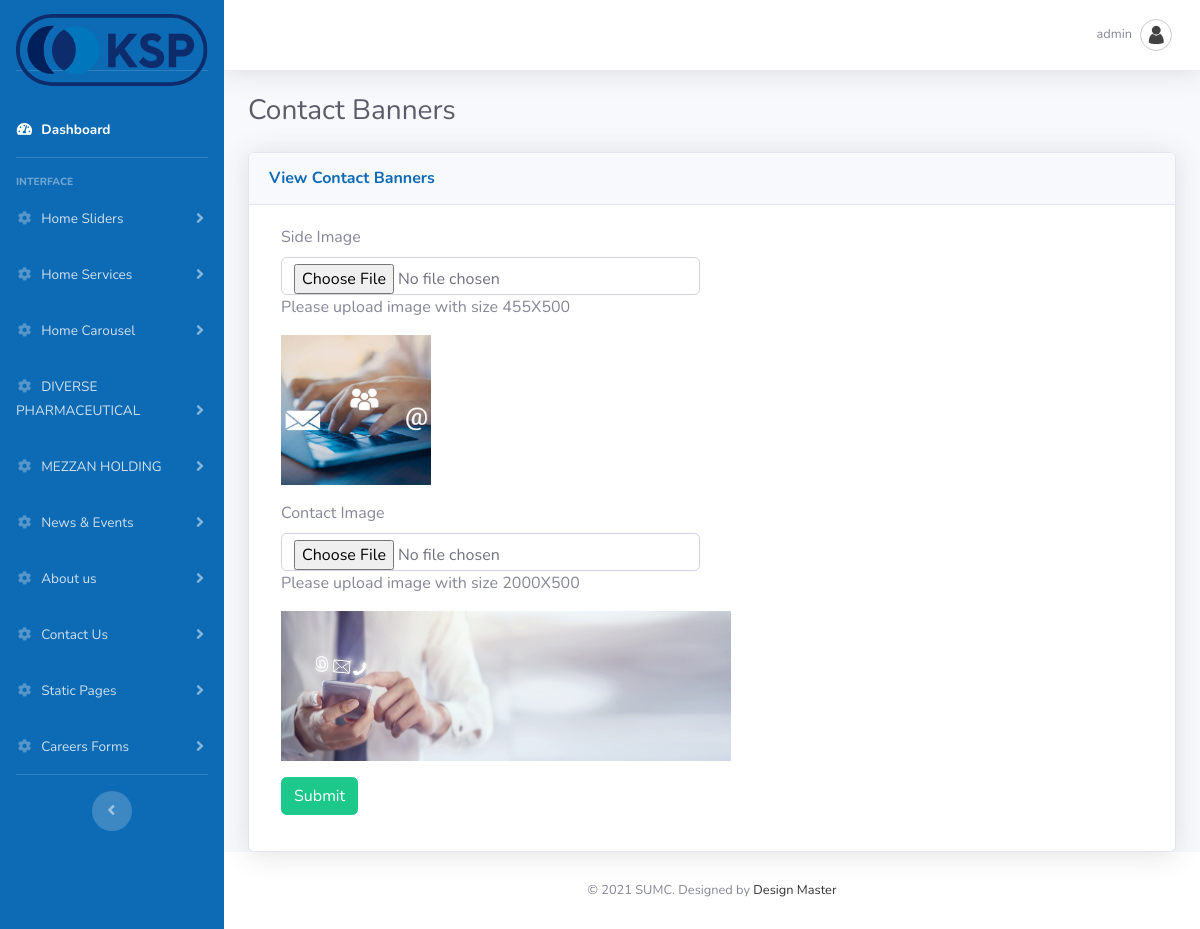
Page /admin/edit_contactbanner.php (signed in) on the committed database.
### tables this page shows
CREATE TABLE `sumc_adminuser` (
  `id` int(11) NOT NULL,
  `username` varchar(225) NOT NULL,
  `password` varchar(225) NOT NULL,
  `email` varchar(225) NOT NULL,
  `status` int(11) NOT NULL,
  `date` datetime NOT NULL
);

CREATE TABLE `sumc_banners` (
  `id` int(11) NOT NULL,
  `health_banner` varchar(255) NOT NULL,
  `healthside_banner` varchar(255) NOT NULL,
  `award_banner` varchar(255) NOT NULL,
  `awardside_banner` varchar(255) NOT NULL,
  `partners_banner` varchar(255) NOT NULL,
  `partnerside_banner` varchar(255) NOT NULL,
  `contact_banner` varchar(255) NOT NULL,
  `contactside_banner` varchar(255) NOT NULL,
  `career_banner` varchar(255) NOT NULL,
  `careerside_banner` varchar(255) NOT NULL,
  `terms_banner` varchar(255) NOT NULL,
  `privacy_banner` varchar(255) NOT NULL,
  `news_banner` varchar(255) NOT NULL,
  `project_banner` varchar(255) NOT NULL
);

### admin/edit_contactbanner.php (the view, shortened to what this page needs)
<?php
include_once("connection.php");
if(isset($_REQUEST['id'])) {
$id = ($_REQUEST['id'])? $_REQUEST['id'] : 1;
}
else {
	$id = 1;
}
$contact_banner="";
$contactside_banner="";
if($id != 0) {
$booth_features_sql = mysqli_query($connection,"select * from sumc_banners where id=".$id);
$booth_features_result = mysqli_fetch_array($booth_features_sql);
$contactside_banner = $booth_features_result['contactside_banner'];
$contact_banner = $booth_features_result['contact_banner'];
}
?>
<!DOCTYPE html>
<html lang="en">
<head>
  <link href="vendor/fontawesome-free/css/all.min.css" rel="stylesheet" type="text/css">
  <link href="css/admin.css" rel="stylesheet">
</head>
<body id="page-top">
  <div id="wrapper">
    <?php
	include_once('header.php');
	?>
        <div class="container-fluid">
          <div class="d-sm-flex align-items-center justify-content-between mb-4">
            <h1 class="h3 mb-0 text-gray-800">Contact Banners</h1>
          </div>
          <div class="row">
            <div class="col-lg-12 mb-12">
              <div class="card shadow mb-8">
                <div class="card-header py-3">
                  <h6 class="m-0 font-weight-bold text-primary">View Contact Banners</h6>
                </div>
                <div class="card-body">
				<form action="" method="post" name="adv_form" id="adv_form" enctype="multipart/form-data" data-parsley-validate class="form-horizontal form-label-left">
                    <div class="form-group">
							<label class="control-label col-md-3 col-sm-3 col-xs-12" for="last-name">Side Image</label>
							<div class="col-md-6 col-sm-6 col-xs-12">
							<input type="file" name="side_banner" id="side_banner" class="form-control" />
							<p id="note">Please upload image with size 455X500</p>
							<?php
							if(isset($contactside_banner) && $contactside_banner != "") {
								?>
								<img src='../<?php echo $contactside_banner; ?>' height='150px' width='150px;' />
								<?php
							}
							?>
							</div>
							</div>
				  <div class="form-group">
							<label class="control-label col-md-3 col-sm-3 col-xs-12" for="last-name">Contact Image</label>
							<div class="col-md-6 col-sm-6 col-xs-12">
							<input type="file" name="contact_banner" id="contact_banner" class="form-control" />
							<p id="note">Please upload image with size 2000X500</p>
							<?php
							if(isset($contact_banner) && $contact_banner != "") {
								?>
								<img src='../<?php echo $contact_banner; ?>' height='150px' width='450px;' />
								<?php
							}
							?>
							</div>
							</div>
				<div class="form-group">
                        <div class="col-md-6 col-sm-6 col-xs-12 col-md-offset-3">
						  <button type="submit" name="submit" id="submit" class="btn btn-success">Submit</button>
                        </div>
                      </div>
				</form>
                </div>
              </div>
            </div>
          </div>
        </div>
      </div>
     <?php
	 include_once('footer.php');
	 ?>

### admin/header.php (shortened to what this page needs)
<?php
include_once("connection.php");
	if(isset($_SESSION['SESS_MEMBER_ID'])) {
	$loginid = $_SESSION['SESS_MEMBER_ID'];
	$user_query = mysqli_query($connection,"SELECT * from sumc_adminuser where id=$loginid");
	$user_res = mysqli_fetch_array($user_query);
	}
	else {
		header("Location:index.php");
	}
?>
    <link rel="stylesheet" type="text/css" href="https://cdnjs.cloudflare.com/ajax/libs/bootstrap-datepicker/1.5.0/css/bootstrap-datepicker.standalone.css" />
    <link rel="stylesheet" type="text/css" href="js/jquery.timepicker.css" />
    <link rel="stylesheet" type="text/css" href="js/jquery.ptTimeSelect.css" />
    <link rel="stylesheet" href="https://ajax.googleapis.com/ajax/libs/jqueryui/1.7.2/themes/ui-lightness/jquery-ui.css" type="text/css" media="all" />
<ul class="navbar-nav bg-gradient-secondary sidebar sidebar-dark accordion" id="accordionSidebar">
      <a class="sidebar-brand d-flex align-items-center justify-content-center" href="dashboard.php">
       <div class="sidebar-brand-text" style="padding-top:30px;">
           <img src="../images/kspic-logo.svg" height="150%" width="100%" />
	   </div>
     </a>
     <li class="nav-item active">
      <a class="nav-link" href="dashboard.php">
        <i class="fas fa-fw fa-tachometer-alt"></i>
        <span>Dashboard</span></a>
      </li>
      <hr class="sidebar-divider">
      <div class="sidebar-heading">
        Interface
      </div>
      <li class="nav-item">
        <a class="nav-link collapsed" href="#" data-toggle="collapse" data-target="#collapseOne" aria-expanded="true" aria-controls="collapseOne">
          <i class="fas fa-fw fa-cog"></i>
          <span>Home Sliders</span>
        </a>
      </li>
	  <li class="nav-item">
        <a class="nav-link collapsed" href="#" data-toggle="collapse" data-target="#collapseTwo" aria-expanded="true" aria-controls="collapseTwo">
          <i class="fas fa-fw fa-cog"></i>
          <span>Home Services</span>
        </a>
      </li>
      <li class="nav-item">
        <a class="nav-link collapsed" href="#" data-toggle="collapse" data-target="#collapseThree" aria-expanded="true" aria-controls="collapseThree">
          <i class="fas fa-fw fa-cog"></i>
          <span>Home Carousel</span>
        </a>
      </li>
<li class="nav-item">
        <a class="nav-link collapsed" href="#" data-toggle="collapse" data-target="#collapseNine" aria-expanded="true" aria-controls="collapseFour">
          <i class="fas fa-fw fa-cog"></i>
          <span>DIVERSE PHARMACEUTICAL</span>
        </a>
      </li>
      <li class="nav-item">
        <a class="nav-link collapsed" href="#" data-toggle="collapse" data-target="#collapseTen" aria-expanded="true" aria-controls="collapseten">
          <i class="fas fa-fw fa-cog"></i>
          <span>MEZZAN HOLDING</span>
        </a>
      </li>
<li class="nav-item">
        <a class="nav-link collapsed" href="#" data-toggle="collapse" data-target="#collapseFour" aria-expanded="true" aria-controls="collapseFour">
          <i class="fas fa-fw fa-cog"></i>
          <span>News & Events</span>
        </a>
      </li>
<li class="nav-item">
        <a class="nav-link collapsed" href="#" data-toggle="collapse" data-target="#collapseFive" aria-expanded="true" aria-controls="collapseFive">
          <i class="fas fa-fw fa-cog"></i>
          <span>About us</span>
        </a>
      </li>
<li class="nav-item">
        <a class="nav-link collapsed" href="#" data-toggle="collapse" data-target="#collapseEight" aria-expanded="true" aria-controls="collapseEight">
          <i class="fas fa-fw fa-cog"></i>
          <span>Contact Us</span>
        </a>
      </li>
<li class="nav-item">
        <a class="nav-link collapsed" href="#" data-toggle="collapse" data-target="#collapseSix" aria-expanded="true" aria-controls="collapseSix">
          <i class="fas fa-fw fa-cog"></i>
          <span>Static Pages</span>
        </a>
      </li>
<li class="nav-item">
        <a class="nav-link collapsed" href="#" data-toggle="collapse" data-target="#collapseSeven" aria-expanded="true" aria-controls="collapseSeven">
          <i class="fas fa-fw fa-cog"></i>
          <span>Careers Forms</span>
        </a>
      </li>
          <hr class="sidebar-divider d-none d-md-block">
          <div class="text-center d-none d-md-inline">
            <button class="rounded-circle border-0" id="sidebarToggle"></button>
          </div>
        </ul>
        <div id="content-wrapper" class="d-flex flex-column">
          <div id="content">
            <nav class="navbar navbar-expand navbar-light bg-white topbar mb-4 static-top shadow">
          <ul class="navbar-nav ml-auto">
            <li class="nav-item dropdown no-arrow">
              <a class="nav-link dropdown-toggle" href="#" id="userDropdown" role="button" data-toggle="dropdown" aria-haspopup="true" aria-expanded="false">
                <span class="mr-2 d-none d-lg-inline text-gray-600 small"><?php echo $user_res['username']; ?></span>
                <img class="img-profile rounded-circle" src="img/user.png">
              </a>
            </li>
          </ul>
        </nav>

### rows in the picture
sumc_adminuser: username "admin"
sumc_banners: contactside_banner (picture), contact_banner (picture)
